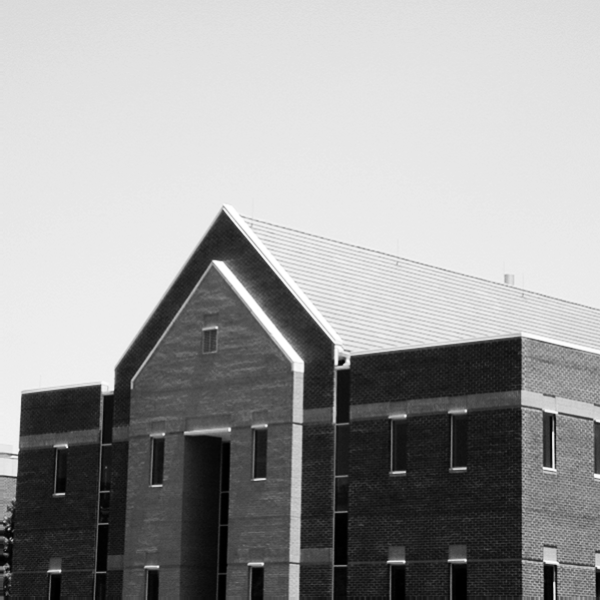
#> input picture building.tif, 600 x 600 px
$ python J25P3.py
#> lines starting #> are read from the running program, lines starting #| are printed output that depends on the picture
import cv2
import numpy as np


image = cv2.imread('building.tif', cv2.IMREAD_GRAYSCALE)
#> image is the input picture: shape (600, 600); min 0, max 255, mean 155.8

mask1 = ([[-1, -1, -1], [0, 0, 0], [1, 1, 1]])
mask2 = ([[-1, 0, 1], [-1, 0, 1], [-1, 0, 1]])
result = np.zeros((600, 600), dtype='uint8')

# print(mask)
print(image.shape)
#| (600, 600)

rows, cols = image.shape
#> rows = 600; cols = 600
def con(mask):
    for i in range(1, rows-1):
        for j in range(1, cols-1):
            small_image = image[i-1:i+2, j-1:j+2]
            besco = np.multiply(small_image, mask)
            out = np.sum(besco)
            if out <= 0:
                out = 0
            if out >= 255:
                out = 255
            result[i, j] = out
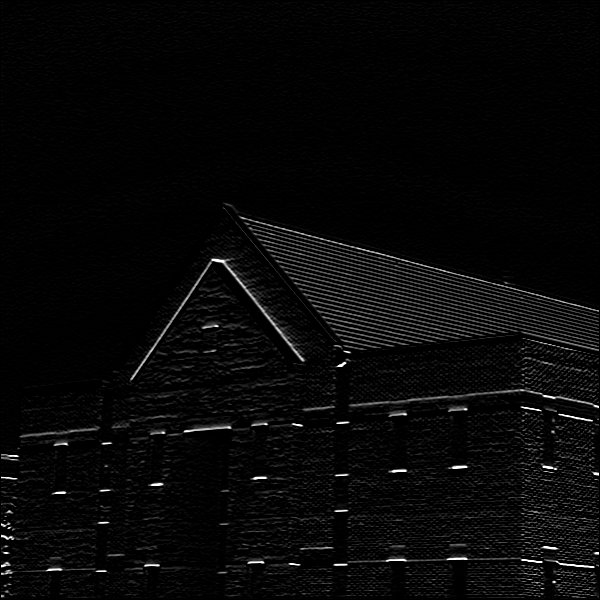
#> result: shape (600, 600); min 0, max 255, mean 7.9

    cv2.imshow('output', result)
    cv2.waitKey()

con(mask1)
con(mask2)
#> after the loop in con (call 2), `for i in range(1, rows-1):`:
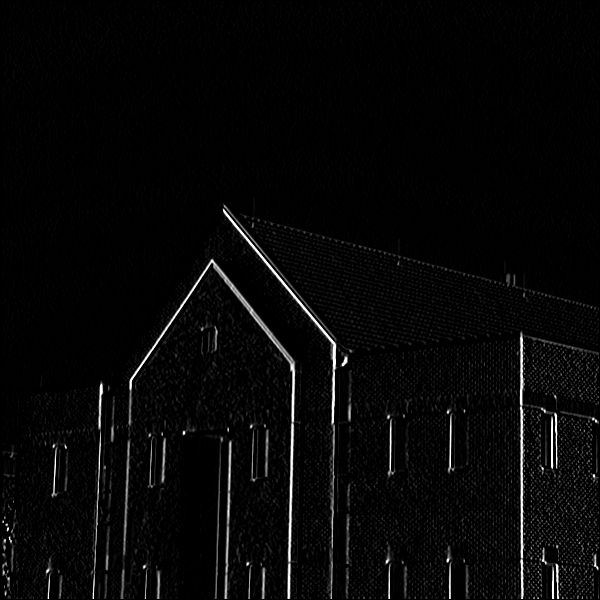
#> result: shape (600, 600); min 0, max 255, mean 7.1
